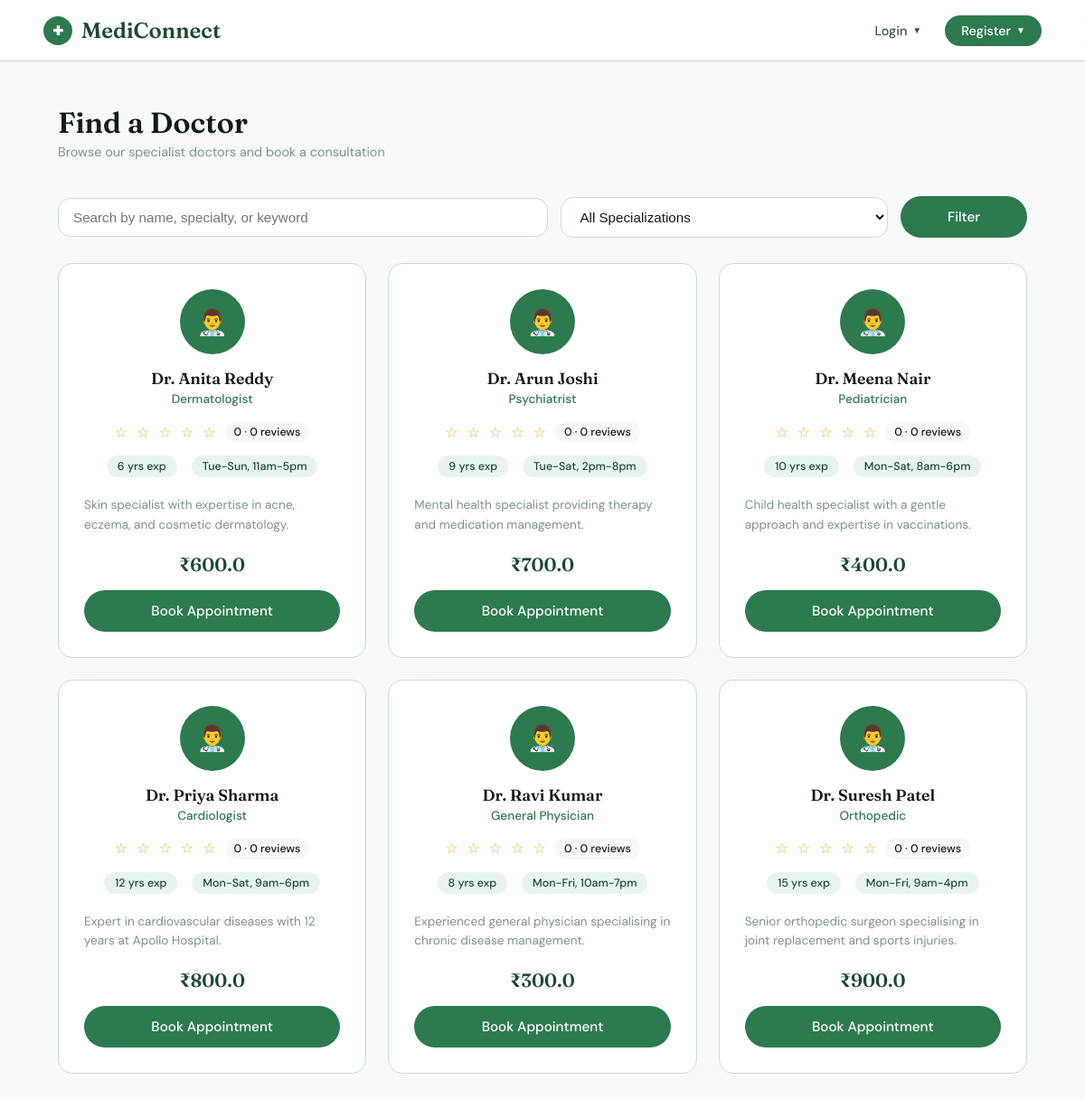
Page /doctors on the committed database.
### app.py (models this page shows)
class Doctor(db.Model):
    id = db.Column(db.Integer, primary_key=True)
    name = db.Column(db.String(100), nullable=False)
    email = db.Column(db.String(120), unique=True, nullable=False)
    password = db.Column(db.String(200), nullable=False)
    specialization = db.Column(db.String(100), nullable=False)
    experience = db.Column(db.Integer)
    fee = db.Column(db.Float, default=0.0)
    availability = db.Column(db.String(200), default="Mon-Fri, 9am-5pm")
    about = db.Column(db.Text)
    created_at = db.Column(db.DateTime, default=datetime.utcnow)
    reviews = db.relationship('DoctorReview', backref='doctor', lazy=True)

### app.py (the view)
@app.route("/doctors")
def doctors():
    specialization = request.args.get("specialization", "all")
    query_text = request.args.get("q", "").strip()
    doctor_query = Doctor.query
    if specialization and specialization != "all":
        doctor_query = doctor_query.filter_by(specialization=specialization)
    if query_text:
        doctor_query = doctor_query.filter(
            Doctor.name.ilike(f"%{query_text}%") |
            Doctor.specialization.ilike(f"%{query_text}%") |
            Doctor.about.ilike(f"%{query_text}%")
        )
    all_doctors = doctor_query.order_by(Doctor.name).all()
    rating_rows = (db.session.query(
        DoctorReview.doctor_id,
        func.avg(DoctorReview.rating).label("avg_rating"),
        func.count(DoctorReview.id).label("review_count")
    )
    .group_by(DoctorReview.doctor_id)
    .all())
    ratings = {row.doctor_id: {"avg_rating": round(row.avg_rating or 0, 1), "review_count": row.review_count} for row in rating_rows}
    for doctor in all_doctors:
        doctor.avg_rating = ratings.get(doctor.id, {}).get("avg_rating", 0)
        doctor.review_count = ratings.get(doctor.id, {}).get("review_count", 0)
    specializations = [row[0] for row in db.session.query(Doctor.specialization).distinct().order_by(Doctor.specialization).all()]
    return render_template(
        "doctors.html",
        doctors=all_doctors,
        specializations=specializations,
        selected_specialization=specialization,
        query_text=query_text
    )

### templates/doctors.html (shortened to what this page needs)
{% extends "base.html" %}
{% block content %}
<div class="doctors-page">
  <div class="page-header">
    <h1>Find a Doctor</h1>
    <p>Browse our specialist doctors and book a consultation</p>
  </div>
  <form class="doctor-filter" method="get" action="/doctors">
    <div class="filter-row">
      <input type="text" name="q" value="{{ query_text }}" placeholder="Search by name, specialty, or keyword" />
      <select name="specialization">
        <option value="all">All Specializations</option>
      </select>
      <button type="submit" class="btn btn-primary">Filter</button>
    </div>
  </form>
  {% if doctors %}
    <div class="doctors-grid">
      {% for doctor in doctors %}
        <div class="doctor-card">
          <div class="doctor-avatar">👨‍⚕️</div>
          <div class="doctor-name"><a href="/doctor/{{ doctor.id }}" style="color: inherit; text-decoration:none;">Dr. {{ doctor.name }}</a></div>
          <div class="doctor-spec">{{ doctor.specialization }}</div>
          <div class="rating-block">
            {% for i in range(1, 6) %}
              <span class="star">{% if doctor.avg_rating >= i %}★{% elif doctor.avg_rating >= i - 0.5 %}☆{% else %}☆{% endif %}</span>
            {% endfor %}
            <span class="rating-pill">{{ doctor.avg_rating or 0 }} · {{ doctor.review_count }} review{% if doctor.review_count != 1 %}s{% endif %}</span>
          </div>
          <div class="doctor-meta">
            <span class="meta-pill">{{ doctor.experience }} yrs exp</span>
            <span class="meta-pill">{{ doctor.availability }}</span>
          </div>
          {% if doctor.about %}
            <div class="doctor-about">{{ doctor.about[:120] }}{% if doctor.about|length > 120 %}...{% endif %}</div>
          {% endif %}
          <div class="doctor-fee">₹{{ doctor.fee }}</div>
          <a href="/book/{{ doctor.id }}" class="btn btn-primary" style="width:100%;">Book Appointment</a>
        </div>
      {% endfor %}
    </div>
  {% else %}
    <div class="empty-state">
      <div class="empty-icon">👨‍⚕️</div>
      <h3>No doctors yet</h3>
      <p>Doctors will appear here once they register on the platform</p>
    </div>
  {% endif %}
</div>
{% endblock %}

### templates/base.html (shortened to what this page needs)
<!DOCTYPE html>
<html lang="en">
<head>
</head>
<body>
  <nav>
    <a class="nav-logo" href="/">
      <span class="logo-icon">✚</span> MediConnect
    </a>
    <div class="nav-links">
      {% if session.role == "patient" %}
        <a href="/dashboard">Dashboard</a>
        <a href="/records">Records</a>
        <a href="/doctors">Doctors</a>
        <a href="/reminders">Reminders</a>
        <a href="/symptom-checker">Symptoms</a>
        <a href="/account">My Profile</a>
        <a href="/logout">Logout</a>
      {% elif session.role == "doctor" %}
        <a href="/doctor/dashboard">Dashboard</a>
        <a href="/logout">Logout</a>
      {% else %}
        <div class="dropdown">
          <button class="dropdown-btn">
            Login <span class="arrow">▼</span>
          </button>
        </div>
        <div class="dropdown">
          <button class="dropdown-btn green">
            Register <span class="arrow">▼</span>
          </button>
        </div>
      {% endif %}
    </div>
  </nav>
  <div class="page">
    {% block content %}{% endblock %}
  </div>
</body>
</html>

### rows in the picture
Doctor: name "Anita Reddy", specialization "Dermatologist", avg_rating "0", review_count "0", experience "6", availability "Tue-Sun, 11am-5pm", about "Skin specialist with expertise in acne, eczema, and cosmetic dermatology.", fee "600.0"
Doctor: name "Arun Joshi", specialization "Psychiatrist", avg_rating "0", review_count "0", experience "9", availability "Tue-Sat, 2pm-8pm", about "Mental health specialist providing therapy and medication management.", fee "700.0"
Doctor: name "Meena Nair", specialization "Pediatrician", avg_rating "0", review_count "0", experience "10", availability "Mon-Sat, 8am-6pm", about "Child health specialist with a gentle approach and expertise in vaccinations.", fee "400.0"
Doctor: name "Priya Sharma", specialization "Cardiologist", avg_rating "0", review_count "0", experience "12", availability "Mon-Sat, 9am-6pm", about "Expert in cardiovascular diseases with 12 years at Apollo Hospital.", fee "800.0", {{ doctor.id }} 1 (drawn)
Doctor: name "Ravi Kumar", specialization "General Physician", avg_rating "0", review_count "0", experience "8", availability "Mon-Fri, 10am-7pm", about "Experienced general physician specialising in chronic disease management.", fee "300.0"
Doctor: name "Suresh Patel", specialization "Orthopedic", avg_rating "0", review_count "0", experience "15", availability "Mon-Fri, 9am-4pm", about "Senior orthopedic surgeon specialising in joint replacement and sports injuries.", fee "900.0"
